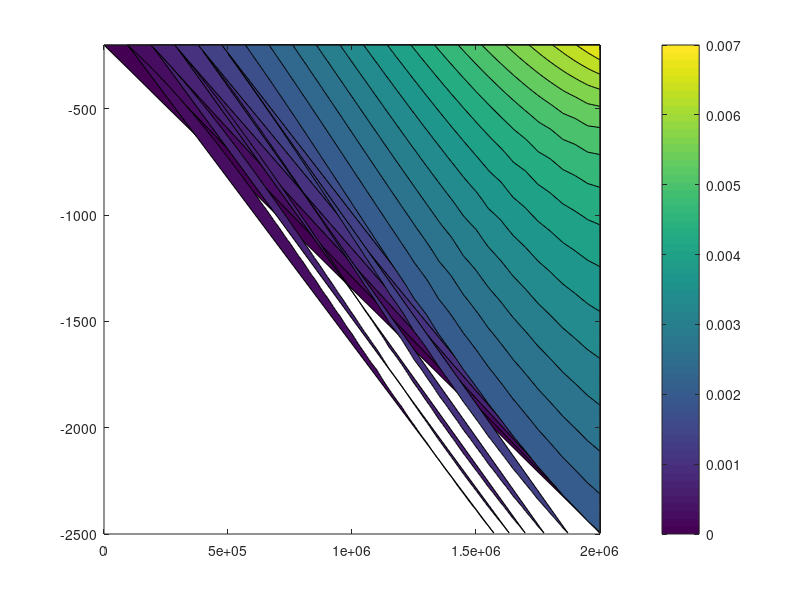

Here is the MATLAB script that generated this plot:
% Numerical solutions to Marshall and Radko 2003 
% Residual mean solution for the ACC and its assosciated overturning
% circulation

clear all 
close all 

dz = 5; 
dy =50*1000; 
hm = 200;          % mixed layer depth 

CFL = dz/dy/10^(-4);  % 10^-4 is chosen based on manual entry, proper way would be to calculate CFL in the compute loop

if CFL >1
    disp('CFL too high')
    exit
end

z = -[hm:dz:2500]; 
y = [0:dy:2000*1000]; 

tau_o = 2*10^(-4); % surface wind stress
Ly = 2000*1000;     % Meridional scale
Lx = 21000*1000;

tau = tau_o*(0.3 + sin(pi*y/Ly)); 

delbo = 7*10^(-3); % buoyancy change across ACC 
bo = delbo*y/Ly; 

Bo = 2*10^(-9);    % Net byouancy forcing 
B = -Bo*sin(2*pi*y/Ly); 

f = -10^(-4); 
beta = 10^(-11); 
k = 10^6;           % eddy parameter

psi_bar  = nan(length(y),length(z));
psi_star = nan(length(y),length(z));
psi_res  = nan(length(y),length(z));

id_hm = find(z==-hm);
psi_res(:,id_hm) = B/(delbo/Ly); % choose this because the gradient is a constant here
                                 % otherwise take the proper db/dy
                                 % gradient; 

psi_res_b = B/(delbo/Ly);

b=nan(length(y),length(z)); 
wc= b;
b(:,1) = bo; % specify the surface buoyancy
b(1,:) = bo(1); % southern wall has same bo as at the surface over there

for j=2:length(z)-1 % loop from surface to depth 
        idb = find(bo<=b(1,j-1),1,'last'); % find the buoyancy at the
        if ~isempty(idb)
            wc(1,j-1) = -sqrt(-tau(1)/f/k - psi_res_b(idb)/k);     
            b(1,j) = b(1,j-1) + (-dz)/wc(1,j-1)*(b(2,j-1)-b(1,j-1))/dy;
        else
            b(1,j)= 0;
        end
    for i =2:length(y)-1
        idb = find(bo<=b(i,j-1),1,'last'); % find the buoyancy at the
        if ~isempty(idb)
            wc(i,j-1) = -sqrt(-tau(i)/f/k - psi_res_b(idb)/k);     
            b(i,j) = b(i,j-1) - (-dz)/wc(i,j-1)*(b(i+1,j-1)-b(i-1,j-1))/2/dy;
        else
            b(i,j)=0;
        end
    end
        idb = find(bo<=b(end,j-1),1,'last'); % find the buoyancy at the
        if ~isempty(idb)
            wc(end,j-1) = -sqrt(-tau(end)/f/k - psi_res_b(idb)/k);     
            b(end,j) = b(end,j-1) - (-dz)/wc(end,j-1)*(b(end,j-1)-b(end-1,j-1))/dy;
        else
            b(end,j) = 0;
        end
    
end

%%
h= contourf(y,z,b',20);
caxis([min(bo) max(bo)])
colorbar